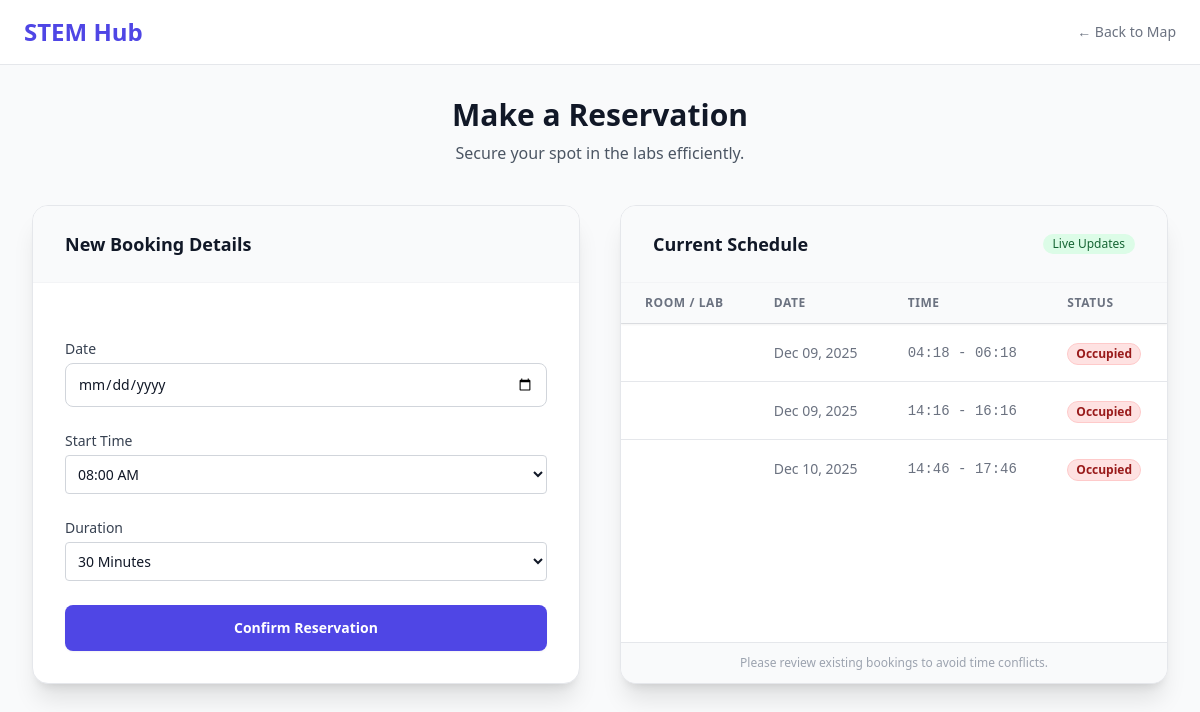
Before: /reservations/reserve/1/ (signed in) with the older database file.
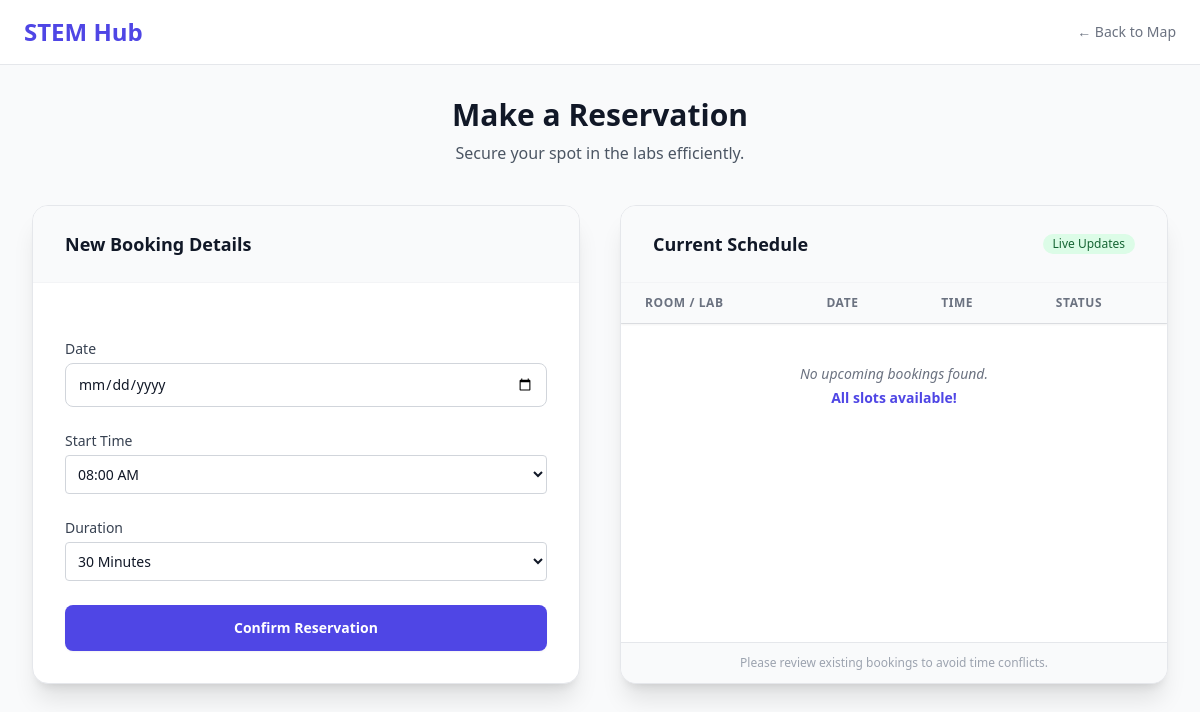
After: the same page with the newer database file.
### reservations/models.py (models this page shows, shortened)
class Reservation(models.Model):
    user = models.ForeignKey(User, on_delete=models.CASCADE)
    lab = models.ForeignKey(Lab, on_delete=models.CASCADE)
    date = models.DateField()
    start_time = models.TimeField()
    end_time = models.TimeField()
    created_at = models.DateTimeField(auto_now_add=True)

### reservations/views.py (the view)
# urls.py: path('reserve/<int:lab_id>/', views.make_reservation, name='make_reservation'),
@login_required
def make_reservation(request, lab_id):
    lab = get_object_or_404(Lab, pk=lab_id)
    initial_data = {}
    if 'date' in request.GET:
        initial_data['date'] = request.GET['date']
    if 'start_time' in request.GET:
        initial_data['start_time'] = request.GET['start_time']
    if request.method == 'POST':
        form = ReservationForm(request.POST)
        if form.is_valid():
            reservation = form.save(commit=False)
            reservation.user = request.user
            reservation.lab = lab
            conflicts = Reservation.objects.filter(
                lab=reservation.lab,
                date=reservation.date
            ).filter(
                Q(start_time__lt=reservation.end_time) &
                Q(end_time__gt=reservation.start_time)
            )
            if conflicts.exists():
                form.add_error(None, "This time slot is already booked for this lab.")
            else:
                reservation.save()
                return redirect('reservations:success')
    else:
        form = ReservationForm(initial=initial_data)
    bookings = Reservation.objects.filter(
        lab=lab,
        date__gte=timezone.now().date()
    ).order_by('date', 'start_time')
    return render(request, 'reservations/reserve.html', {'form': form, 'bookings': bookings, 'lab': lab})

### reservations/forms.py (shortened to what this page needs)
class ReservationForm(forms.ModelForm):
    DURATION_CHOICES = [
        (30, '30 Minutes'),
        (60, '1 Hour'),
        (90, '1 Hour 30 Minutes'),
        (120, '2 Hours'),
        (150, '2 Hours 30 Minutes'),
        (180, '3 Hours'),
        (210, '3 Hours 30 Minutes'),
        (240, '4 Hours'),
    ]
    start_time = forms.TimeField(
        widget=forms.Select(
            choices=generate_time_choices(),
            attrs={'class': 'border p-2 rounded w-full'}
        ),
        label="Start Time"
    )
    duration = forms.ChoiceField(
        choices=DURATION_CHOICES,
        label="Duration",
        widget=forms.Select(attrs={'class': 'border p-2 rounded w-full'})
    )
    class Meta:
        model = Reservation
        fields = ['date', 'start_time']
        widgets = {
            'date': forms.DateInput(attrs={'type': 'date', 'class': 'border p-2 rounded w-full'}),
        }

### CORE/templates/reservations/reserve.html (shortened to what this page needs)
{% load static %}
<!DOCTYPE html>
<html lang="en">
<head>
    <script src="https://cdn.tailwindcss.com"></script>
</head>
<body class="bg-gray-50 font-sans text-gray-800 min-h-screen flex flex-col">
    <nav class="bg-white border-b border-gray-200 px-6 py-4 mb-8">
        <div class="max-w-6xl mx-auto flex justify-between items-center">
            <a href="/" class="font-bold text-2xl text-indigo-600">STEM Hub</a>
            <a href="{% url 'labs:index' %}" class="text-sm font-medium text-gray-500 hover:text-indigo-600 flex items-center gap-1">
                &larr; Back to Map
            </a>
        </div>
    </nav>
    <main class="flex-grow px-4 sm:px-6 lg:px-8 pb-12">
        <div class="max-w-6xl mx-auto">
            <div class="mb-10 text-center">
                <h1 class="text-3xl font-extrabold text-gray-900">Make a Reservation</h1>
                <p class="mt-2 text-gray-600">Secure your spot in the labs efficiently.</p>
            </div>
            <div class="grid grid-cols-1 lg:grid-cols-2 gap-10">
                <div class="bg-white rounded-2xl shadow-xl border border-gray-200 overflow-hidden">
                    <div class="px-8 py-6 border-b border-gray-100 bg-gray-50">
                        <h2 class="text-lg font-bold text-gray-900">New Booking Details</h2>
                    </div>
                    <div class="p-8">
                        <form method="post" class="space-y-6">
                            {% for field in form %}
                                <div>
                                    <label for="{{ field.id_for_label }}" class="block text-sm font-medium text-gray-700 mb-1">
                                        {{ field.label }}
                                    </label>
                                    <div>
                                        {{ field }}
                                    </div>
                                </div>
                            {% endfor %}
                            <button type="submit" class="w-full flex justify-center py-3 px-4 border border-transparent rounded-lg shadow-sm text-sm font-bold text-white bg-indigo-600 hover:bg-indigo-700 focus:outline-none focus:ring-2 focus:ring-offset-2 focus:ring-indigo-500 transition-colors">
                                Confirm Reservation
                            </button>
                        </form>
                    </div>
                </div>
                <div class="bg-white rounded-2xl shadow-xl border border-gray-200 overflow-hidden flex flex-col h-full" style="max-height: 800px;">
                    <div class="px-8 py-6 border-b border-gray-100 bg-gray-50 flex justify-between items-center">
                        <h2 class="text-lg font-bold text-gray-900">Current Schedule</h2>
                        <span class="inline-flex items-center px-2.5 py-0.5 rounded-full text-xs font-medium bg-green-100 text-green-800">
                            Live Updates
                        </span>
                    </div>
                    <div class="flex-grow overflow-auto custom-scrollbar relative">
                        <table class="min-w-full divide-y divide-gray-200">
                            <thead class="bg-gray-50 sticky top-0 shadow-sm z-10">
                                <tr>
                                    <th scope="col" class="px-6 py-3 text-left text-xs font-bold text-gray-500 uppercase tracking-wider">Room / Lab</th>
                                    <th scope="col" class="px-6 py-3 text-left text-xs font-bold text-gray-500 uppercase tracking-wider">Date</th>
                                    <th scope="col" class="px-6 py-3 text-left text-xs font-bold text-gray-500 uppercase tracking-wider">Time</th>
                                    <th scope="col" class="px-6 py-3 text-left text-xs font-bold text-gray-500 uppercase tracking-wider">Status</th>
                                </tr>
                            </thead>
                            <tbody class="bg-white divide-y divide-gray-200">
                                {% for booking in bookings %}
                                <tr class="hover:bg-gray-50 transition">
                                    <td class="px-6 py-4 whitespace-nowrap text-sm font-medium text-gray-900">
                                    </td>
                                    <td class="px-6 py-4 whitespace-nowrap text-sm text-gray-500">
                                        {{ booking.date|date:"M d, Y" }}
                                    </td>
                                    <td class="px-6 py-4 whitespace-nowrap text-sm text-gray-500 font-mono">
                                        {{ booking.start_time|time:"H:i" }} - {{ booking.end_time|time:"H:i" }}
                                    </td>
                                    <td class="px-6 py-4 whitespace-nowrap">
                                        <span class="px-2 inline-flex text-xs leading-5 font-semibold rounded-full bg-red-100 text-red-800 border border-red-200">
                                            Occupied
                                        </span>
                                    </td>
                                </tr>
                                {% empty %}
                                <tr>
                                    <td colspan="4" class="px-6 py-10 text-center text-gray-500">
                                        <p class="text-sm italic">No upcoming bookings found.</p>
                                        <p class="text-indigo-600 font-semibold text-sm mt-1">All slots available!</p>
                                    </td>
                                </tr>
                                {% endfor %}
                            </tbody>
                        </table>
                    </div>
                    <div class="px-6 py-3 bg-gray-50 border-t border-gray-200 text-center">
                        <p class="text-xs text-gray-400">Please review existing bookings to avoid time conflicts.</p>
                    </div>
                </div>
            </div>
        </div>
    </main>
</body>
</html>

### CORE/templates/reservations/reserve.html (style rules this page uses)
form input[type="text"], form input[type="date"], form input[type="time"], form input[type="datetime-local"], form select, form textarea { display: block; width: 100%; padding: 0.625rem 0.75rem; font-size: 0.875rem; line-height: 1.25rem; color: #111827; background-color: #fff; border: 1px solid #d1d5db; border-radius: 0.5rem; margin-top: 0.25rem; transition: border-color 0.15s ease-in-out, box-shadow 0.15s ease-in-out; }

Changed rows visible on the page:
removed Reservation: date "Dec 09, 2025", start_time "04:18", end_time "06:18"
removed Reservation: date "Dec 09, 2025", start_time "14:16", end_time "16:16"
removed Reservation: date "Dec 10, 2025", start_time "14:46", end_time "17:46"
Other visible differences:
text now shown: "No upcoming bookings found. All slots available!"
